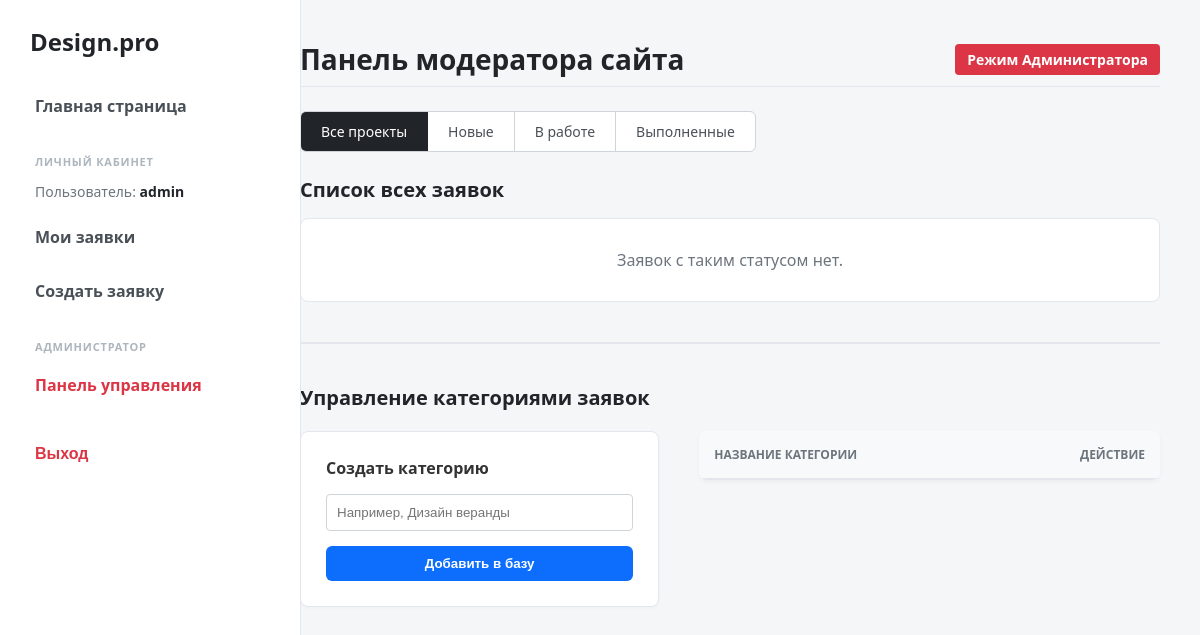
The app's page /catalog/admin-panel/ (signed in), older data.
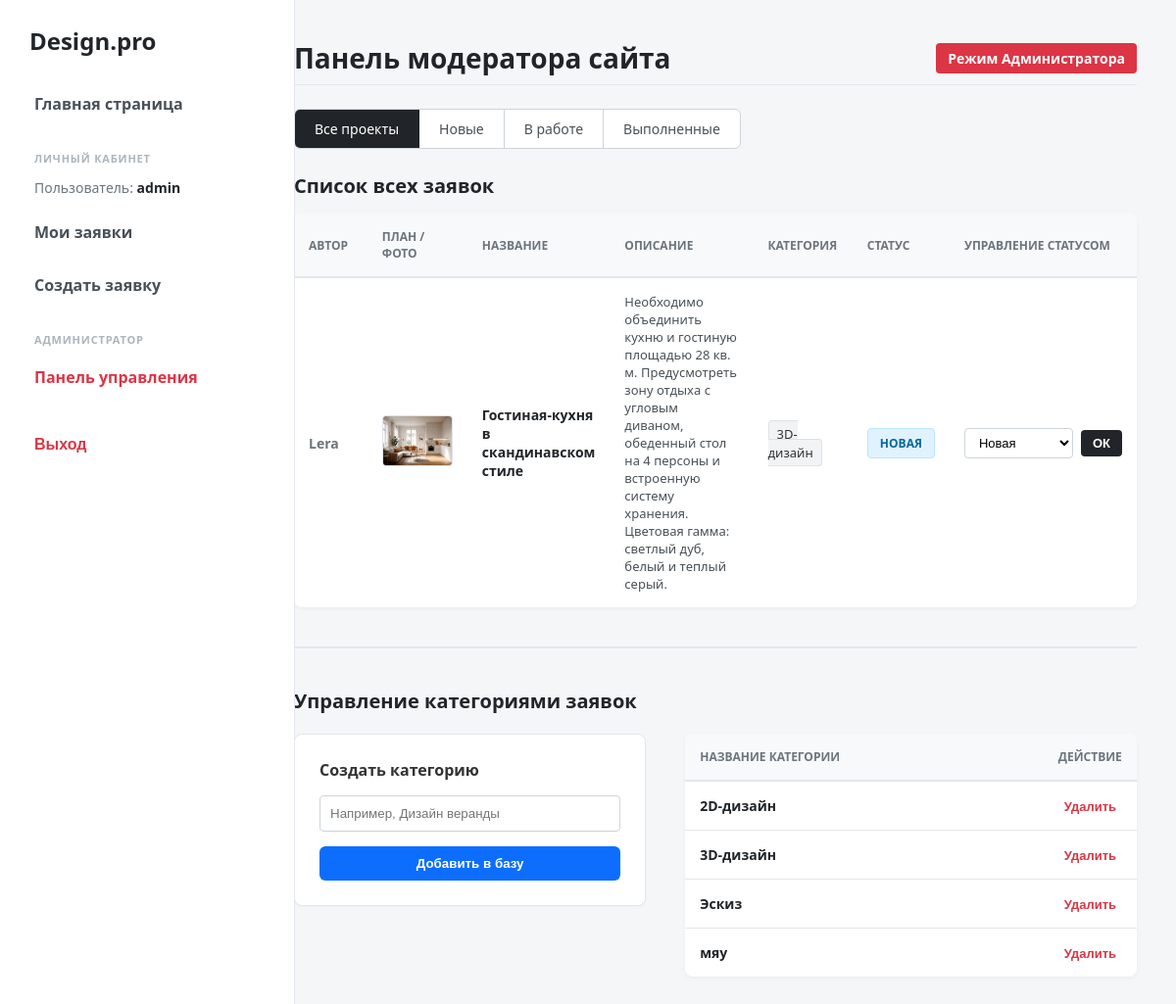
The same page, newer data.
### catalog/models.py (models this page shows, shortened)
class Application(models.Model):
    STATUS_CHOICES = (
        ('n', 'Новая'),
        ('w', 'Принято в работу'),
        ('d', 'Выполнено'),
    )
    id = models.UUIDField(primary_key=True, default=uuid.uuid4, help_text="Уникальный ID заявки")
    user = models.ForeignKey(User, on_delete=models.CASCADE, verbose_name="Заявитель")
    title = models.CharField(max_length=200, verbose_name="Название") # чар для короткого
    description = models.TextField(verbose_name="Описание") # текст для длинного
    category = models.ForeignKey(Category, on_delete=models.CASCADE, verbose_name="Категория") #связь с таблицей категорий
    photo = models.ImageField(upload_to='plans/', verbose_name="Фото помещения или его план") #поле для загрузки картинки
    design_photo = models.ImageField(upload_to='designs/', null=True, blank=True, verbose_name="Итоговый дизайн")
    created_at = models.DateTimeField(auto_now_add=True, verbose_name="Временная метка добавления")
    status = models.CharField(max_length=1, choices=STATUS_CHOICES, default='n', verbose_name="Статус заявки")
    comment = models.TextField(null=True, blank=True, verbose_name="Комментарий администратора")
    class Meta:
        ordering = ['-created_at']  # свежие заявки выводятся в начале списка по умолчанию
        verbose_name = "Заявка"
        verbose_name_plural = "Заявки"

class Category(models.Model):
    name = models.CharField(max_length=200, unique=True, verbose_name="Название категории") #unique=True запрещает 2 одинаковых категории делать
    class Meta:
        verbose_name = "Категория заявки"
        verbose_name_plural = "Категории заявок"

### catalog/views.py (the view, shortened to what this page needs)
# urls.py: path('admin-panel/', views.admin_panel_view, name='admin-panel'),
@login_required
def admin_panel_view(request):
    if not request.user.is_staff:  # если у пользователя нет прав администратора, нельзя
        raise PermissionDenied
    all_apps = Application.objects.all().order_by('-created_at')
    all_categories = Category.objects.all().order_by('name')
    status_filter = request.GET.get('status')
    if status_filter in ['n', 'w', 'd']:
        all_apps = all_apps.filter(status=status_filter)
    return render(request, 'catalog/admin_panel.html', {
        'all_apps': all_apps,
        'all_categories': all_categories,
        'status_filter': status_filter
    })

### catalog/templates/catalog/admin_panel.html (shortened to what the changed rows need)
{% extends "catalog/base_generic.html" %}
{% block content %}
<div class="d-flex justify-content-between align-items-center mb-4 pb-2 border-bottom">
    <h2 style="font-weight: 800; margin: 0; font-size: 28px; color: #212529;">Панель модератора сайта</h2>
    <span style="background: #dc3545; color: #fff; padding: 6px 12px; border-radius: 4px; font-weight: bold; font-size: 14px;">Режим Администратора</span>
</div>
<div class="mb-4">
    <div class="btn-group">
    </div>
</div>
<h3 style="font-weight: 700; margin-bottom: 15px; color: #212529; font-size: 20px;">Список всех заявок</h3>
{% if all_apps %}
    <table class="custom-table mb-5">
        <thead>
            <tr>
                <th style="width: 10%;">Автор</th>
                <th style="width: 11%;">План / Фото</th>
                <th style="width: 15%;">Название</th>
                <th style="width: 22%;">Описание</th>
                <th style="width: 12%;">Категория</th>
                <th style="width: 11%;">Статус</th>
                <th style="width: 19%;">Управление статусом</th>
            </tr>
        </thead>
        <tbody>
            {% for app in all_apps %}
                <tr>
                    <td style="color: #6c757d; font-weight: 700;">{{ app.user.username }}</td>
                    <td>
                        {% if app.photo %}
                            <a href="{{ app.photo.url }}" target="_blank" title="Открыть план в полном размере">
                                <img src="{{ app.photo.url }}" alt="План" style="width: 70px; height: 50px; object-fit: cover; border-radius: 4px; border: 1px solid #dee2e6;">
                            </a>
                        {% else %}
                            <span style="color: #adb5bd; font-size: 12px;">Нет фото</span>
                        {% endif %}
                    </td>
                    <td style="font-weight: 700; color: #212529;">{{ app.title }}</td>
                    <td style="color: #495057; font-size: 13px;">{{ app.description }}</td>
                    <td><span style="background: #f1f3f5; padding: 4px 8px; border-radius: 4px; border: 1px solid #dee2e6; font-size: 13px; font-weight: 500;">{{ app.category.name }}</span></td>
                    <td>
                        {% if app.status == 'n' %}
                            <span class="badge badge-new">Новая</span>
                        {% elif app.status == 'w' %}
                            <span class="badge badge-work">В работе</span>
                        {% elif app.status == 'd' %}
                            <span class="badge badge-done">Выполнено</span>
                        {% endif %}
                    </td>
                    <td>
                        <form method="post" enctype="multipart/form-data" style="margin: 0;">
                            <div style="display: flex; gap: 8px; align-items: center;">
                                <select name="new_status" onchange="this.closest('form').querySelector('.design-upload').style.display = this.value === 'd' ? 'block' : 'none'" style="padding: 6px 10px; border: 1px solid #ced4da; border-radius: 4px; font-size: 13px; background-color: #fff;">
                                    <option value="n" {% if app.status == 'n' %}selected{% endif %}>Новая</option>
                                </select>
                                <button type="submit" class="btn-primary" style="padding: 6px 12px; font-size: 13px; border-radius: 4px; background-color: #212529;">ОК</button>
                            </div>
                        </form>
                    </td>
                </tr>
            {% endfor %}
        </tbody>
    </table>
{% else %}
    <div style="background: #fff; padding: 30px; text-align: center; color: #6c757d; border-radius: 8px; border: 1px solid #e3e6ec; margin-bottom: 40px;">
        Заявок с таким статусом нет.
    </div>
{% endif %}
<div style="margin-top: 40px; padding-top: 20px; border-top: 2px solid #e3e6ec;">
    <h3 style="font-weight: 700; margin-bottom: 20px; color: #212529; font-size: 20px;">Управление категориями заявок</h3>
    <div style="display: flex; gap: 40px; align-items: flex-start;">
        <div style="width: 60%;">
            <table class="custom-table">
                <thead>
                    <tr>
                        <th style="width: 80%;">Название категории</th>
                        <th style="width: 20%; text-align: center;">Действие</th>
                    </tr>
                </thead>
                <tbody>
                    {% for cat in all_categories %}
                        <tr>
                            <td style="font-weight: 600; color: #212529;">{{ cat.name }}</td>
                            <td style="text-align: center;">
                                <form method="post" style="margin: 0;" onsubmit="return confirm('При удалении категории удалятся все связанные заявки! Удалить?');">
                                    <button type="submit" style="background: none; border: none; color: #dc3545; font-weight: 700; cursor: pointer; font-size: 13px;">Удалить</button>
                                </form>
                            </td>
                        </tr>
                    {% endfor %}
                </tbody>
            </table>
        </div>
    </div>
</div>
{% endblock %}

Row changes from the older to the newer data that the page shows:
added Application: user.username "Lera", photo (picture), title "Гостиная-кухня в скандинавском стиле", description "Необходимо объединить кухню и гостиную площадью 28 кв. м. Предусмотреть зону отдыха с угловым диваном, обеденный стол на 4 персоны и встроенную систему хранения. Цветовая гамма: светлый дуб, белый и теплый серый.", category.name "3D-дизайн", shows "НОВАЯ", new_status "Новая"
added Category: name "2D-дизайн"
added Category: name "3D-дизайн"
added Category: name "Эскиз"
added Category: name "мяу"
Text that changed along with them:
text no longer shown: "Заявок с таким статусом нет."
text now shown: "АВТОР ПЛАН / ФОТО НАЗВАНИЕ ОПИСАНИЕ КАТЕГОРИЯ СТАТУС УПРАВЛЕНИЕ СТАТУСОМ"
